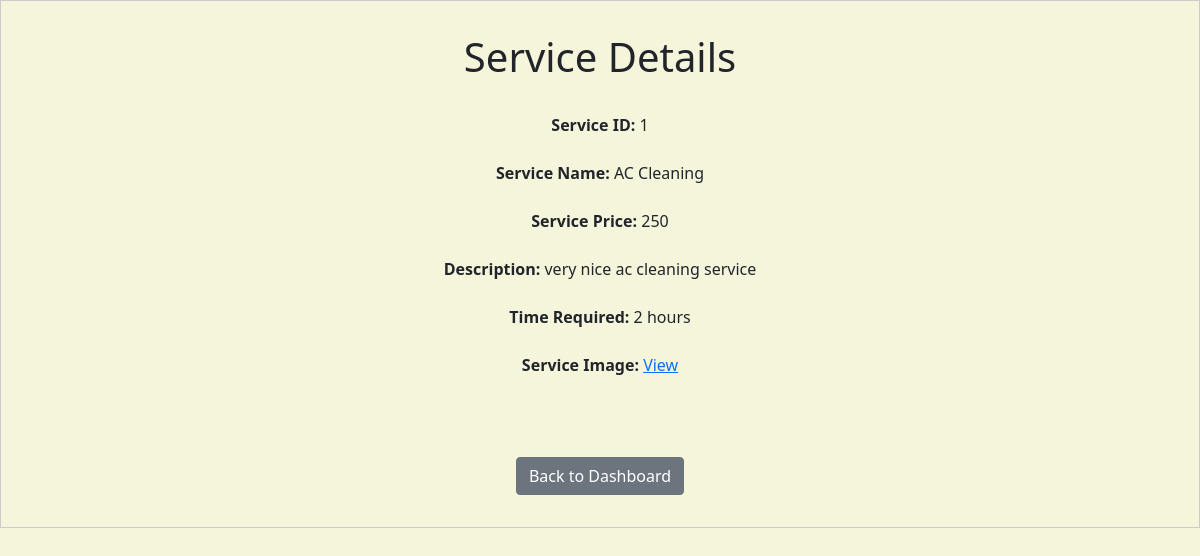
/service/1, run on an earlier commit of the app's database.
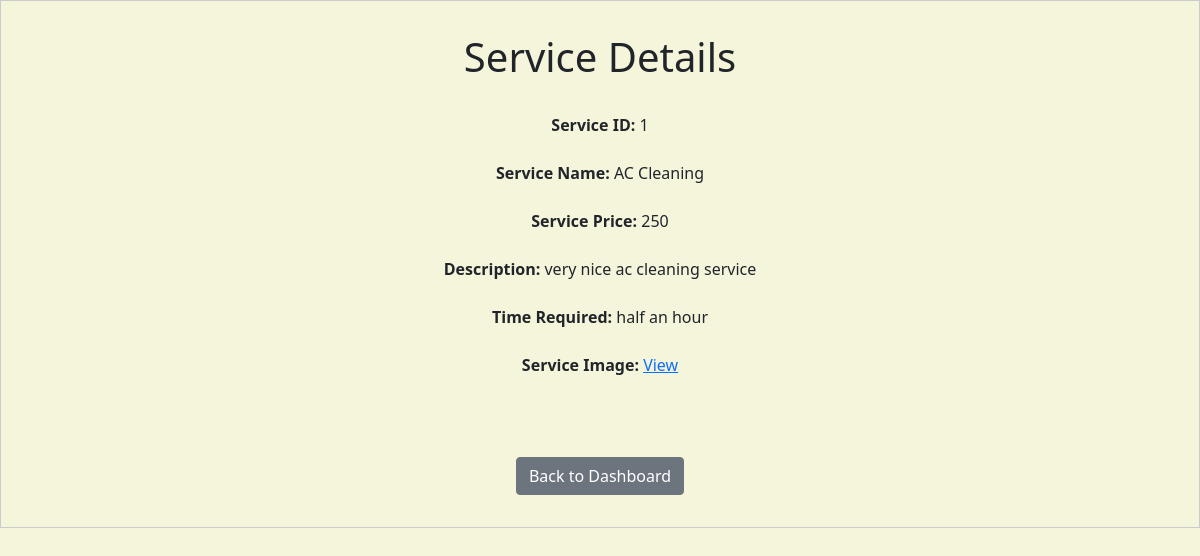
And on a later commit of the database.
### backend/models.py (models this page shows)
class Service(db.Model):
    __tablename__ = "service"
    id = db.Column(db.Integer, primary_key=True, autoincrement=True)
    name = db.Column(db.String, nullable=False)
    base_price = db.Column(
        db.Integer, nullable=False
    )  # Changed 'price' to 'base_price'
    base_time_required = db.Column(db.String, nullable=True)
    description = db.Column(db.String, nullable=False)
    service_pic = db.Column(
        db.String, nullable=True
    )  # New column for service picture (optional)
    professional_services = db.relationship(
        "ProfessionalService", back_populates="service"
    )

### backend/controller.py (the view)
@app.route("/service/<int:service_id>", methods=["GET"])
def service_details(service_id):
    service = Service.query.get(service_id)
    if service:
        return render_template("service_details.html", service=service)
    else:
        return "Service not found", 404

### templates/service_details.html (shortened to what this page needs)
<!DOCTYPE html>
<html lang="en">
<head>
  <link rel="stylesheet" href="/static/style.css" />
  <link href="https://cdn.jsdelivr.net/npm/bootstrap@5.0.2/dist/css/bootstrap.min.css" rel="stylesheet" />
</head>
<body>
  <div id="container">
    <div id="panel">
      <h1>Service Details</h1>
      <br>
      <p><strong>Service ID:</strong> {{ service.id }} <br> <br>
        <strong>Service Name:</strong> {{ service.name }} <br><br>
        <strong>Service Price:</strong> {{ service.base_price }}<br><br>
        <strong>Description:</strong> {{ service.description }}<br><br>
        <strong>Time Required:</strong> {{ service.base_time_required }} <br><br>
        <strong>Service Image: </strong><a
          href="{{ url_for('static', filename='service_pics/' + service.service_pic.split('/')[-1]) }}" target="_blank">
          View
        </a>
      </p>
      <br><br>
      <a href="{{ url_for('admin_dashboard') }}" class="btn btn-secondary mt-3">Back to Dashboard</a>
    </div>
  </div>
</body>
</html>

What changed in the data, as far as the page shows it:
changed Service "AC Cleaning": base_time_required "2 hours" → "half an hour"
